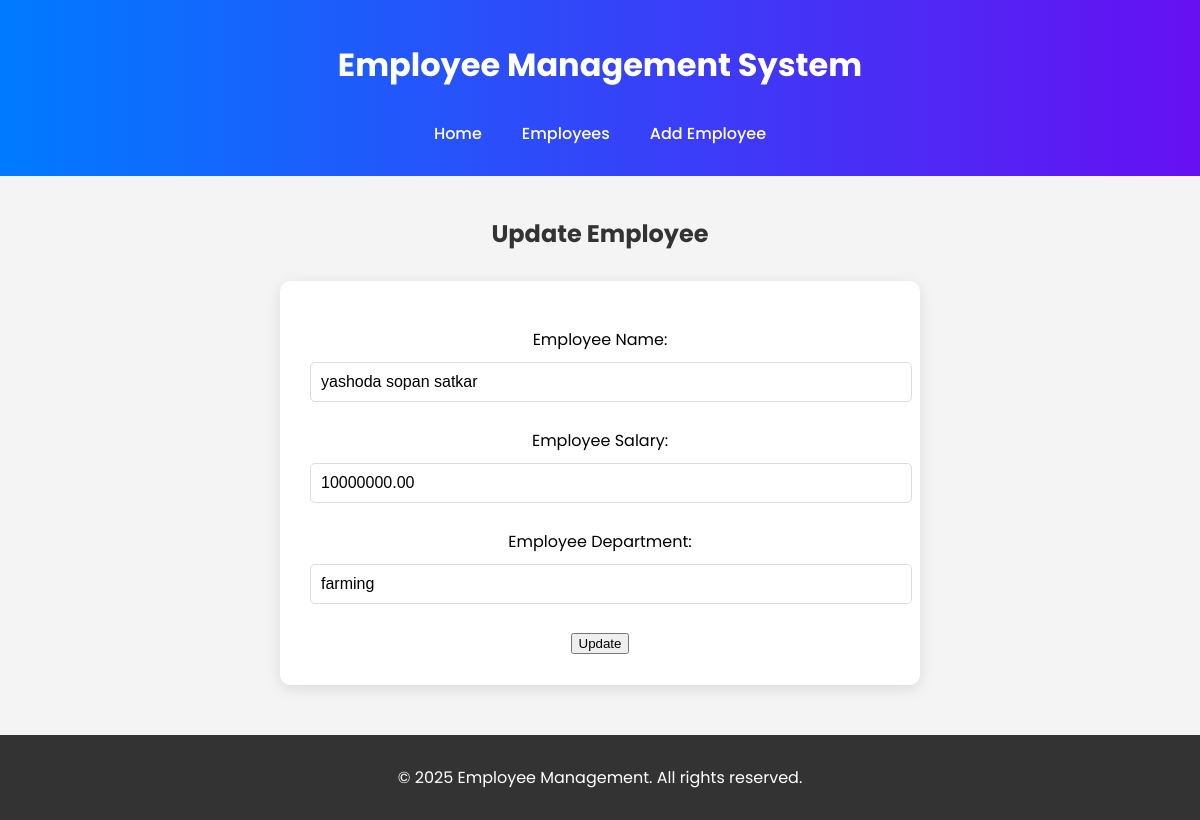
The page /employees/update/5/ on the database its author committed.
### testapp/models.py (models this page shows, shortened)
class Employee(models.Model):
    emp_id = models.AutoField(primary_key=True)
    emp_name = models.CharField(max_length=100)
    emp_salary = models.DecimalField(max_digits=10, decimal_places=2)
    emp_department = models.CharField(max_length=100)

### testapp/views.py (the view, shortened to what this page needs)
# urls.py: path('employees/update/<int:pk>/', EmployeeUpdateView.as_view(), name='employee_update'),
class EmployeeUpdateView(TemplateView):
    template_name = 'pages/employee_update.html'
    def get_context_data(self, **kwargs):
        context = super().get_context_data(**kwargs)
        employee_id = self.kwargs.get('pk')
        employee = get_object_or_404(Employee, pk=employee_id)
        context['form'] = EmployeeForm(instance=employee)
        return context

### testapp/forms.py (shortened to what this page needs)
class EmployeeForm(forms.ModelForm):
    class Meta:
        model = Employee
        fields = ['emp_name', 'emp_salary', 'emp_department']
    def __init__(self, *args, **kwargs):
        super().__init__(*args, **kwargs)
        self.fields['emp_name'].widget.attrs.update({'class': 'form-control'})
        self.fields['emp_salary'].widget.attrs.update({'class': 'form-control'})
        self.fields['emp_department'].widget.attrs.update({'class': 'form-control'})
        self.fields['emp_name'].label = "Employee Name"
        self.fields['emp_salary'].label = "Employee Salary"
        self.fields['emp_department'].label = "Employee Department"

### testapp/templates/pages/employee_update.html (shortened to what this page needs)
{% extends 'base.html' %}
{% block content %}
<h2>Update Employee</h2>
<form method="POST">
    {{ form.as_p }}
    <button type="submit">Update</button>
</form>
{% endblock %}

### testapp/static/css/styles.css (style rules this page uses)
body { font-family: 'Poppins', sans-serif; margin: 0; padding: 0; background-color: #f4f4f4; animation: fadeIn 1s ease-in; }
form { width: 50%; margin: 30px auto; background: #fff; padding: 30px; border-radius: 10px; box-shadow: 0px 4px 15px rgba(0, 0, 0, 0.1); animation: fadeIn 1s ease-in; }
input, select, textarea { width: 100%; padding: 10px; margin: 10px 0; border: 1px solid #ddd; border-radius: 5px; font-size: 16px; transition: border-color 0.3s ease; }
h2 { text-align: center; color: #333; font-size: 24px; margin-bottom: 20px; animation: slideUp 0.5s ease-in-out; }

### rows shown on the page
Employee: emp_name "yashoda sopan satkar", emp_salary "10000000.00", emp_department "farming"
